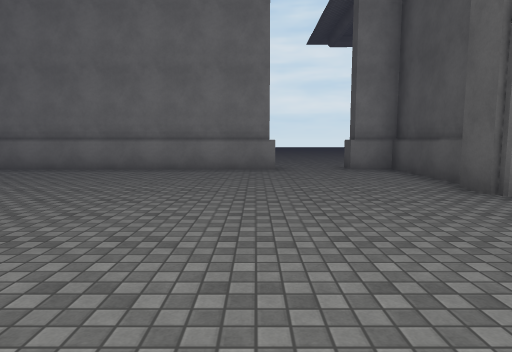
View 1 (above)

18 first-person views from a walk through a scene from a Unity 3-D project. The camera is 1.4 m above the floor, tilts 6° down and sees 75° across. The floor is counted in squares, 2 m on a side. Each view is taken from the middle of a square. On the plan, view 1 faces up. The plan holds only what a view shows up to about 10 squares ahead; the rest is blank. The place goes on beyond the plan. Surface patterns are stand-ins for the level's own textures.

View 2
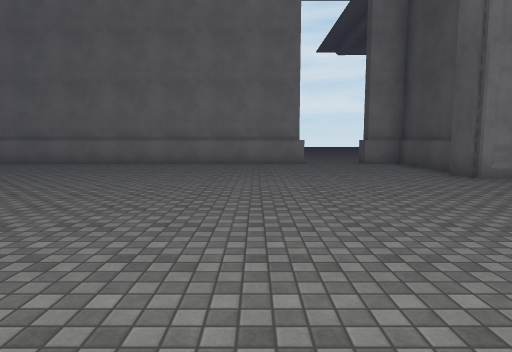

View 3
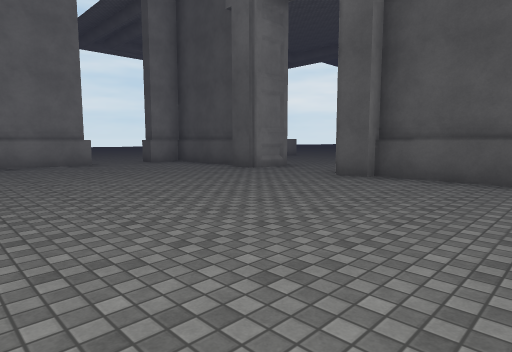

View 4
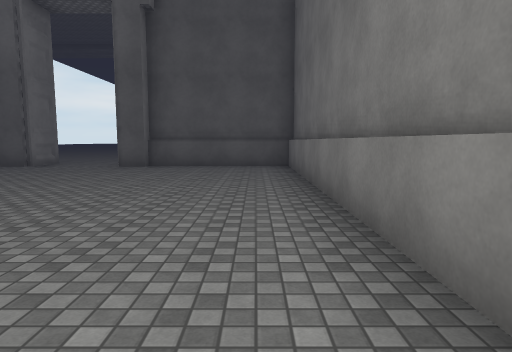

View 5
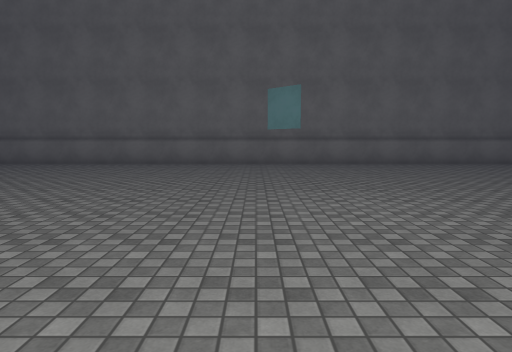

View 6
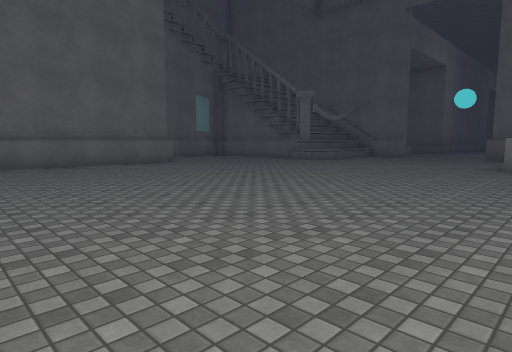

View 7
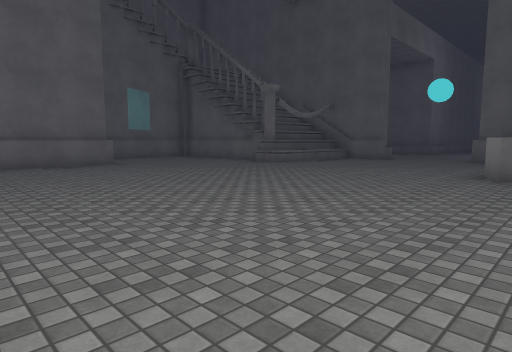

View 8
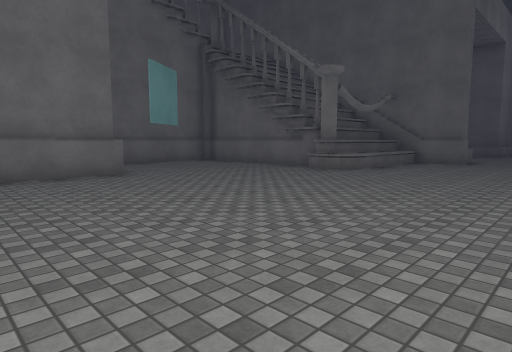

View 9
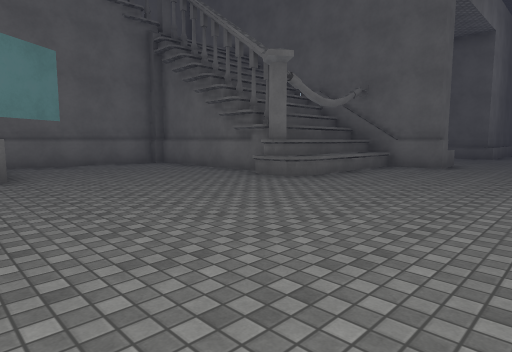

View 10
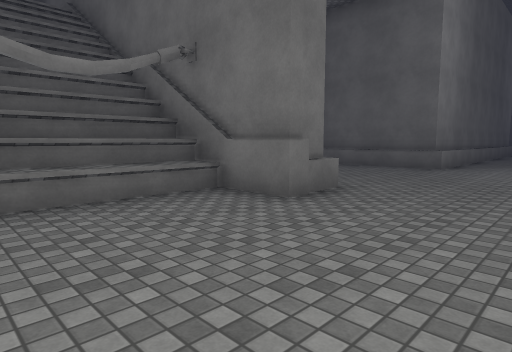

View 11
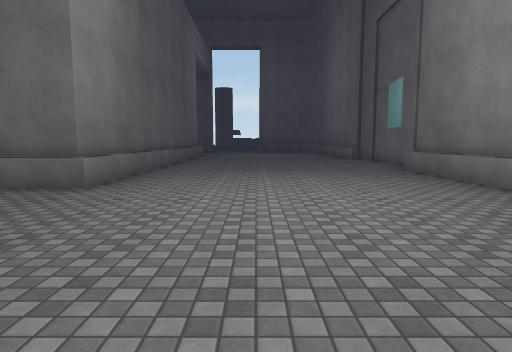

View 12
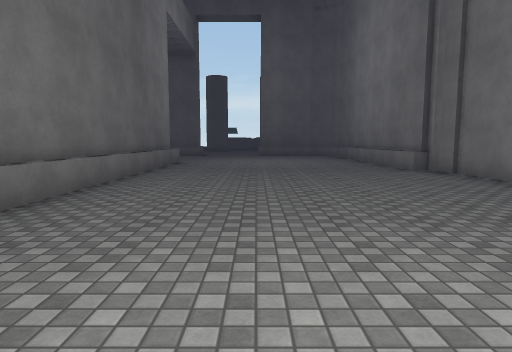

View 13
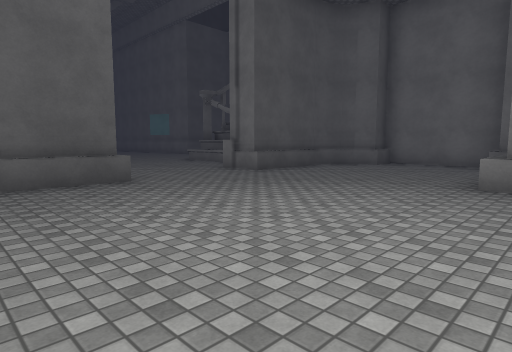

View 14
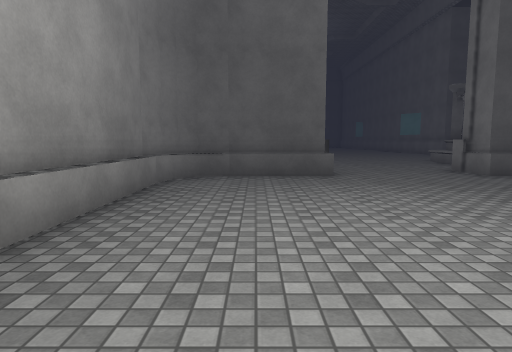

View 15
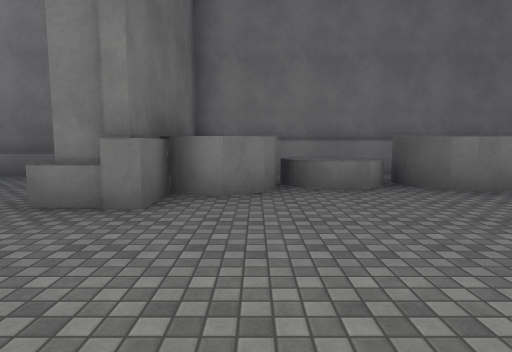

View 16
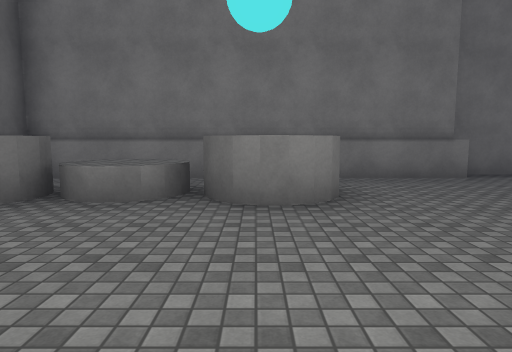

View 17
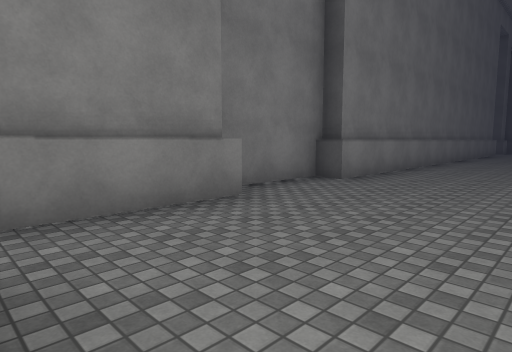

View 18
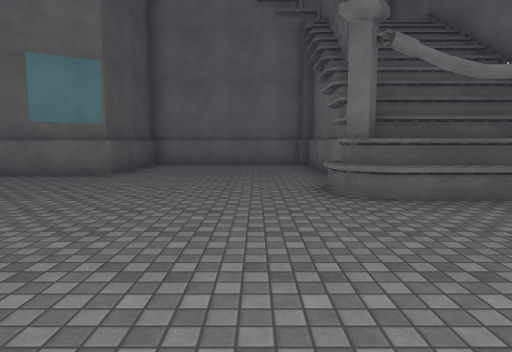

### Floor plan
Key: @ floor where view 1 was taken; # wall or solid block; . floor; = window, fence, low wall or low ledge; ^ raised ledge.
Columns run from 40 left of view 1 to 5 right of it. Each row starts with its distance up from view 1.
 10                                          ..
  9                        ######            ..
  8 ############### ########....#############..#
  7 ..............=#^^^^ ^.....................#
  6 ...............#^^^^^^.....................#
  5 ...............##..........................##
  4 ..............................................
  3 ..............................................
  2 .............................................
  1 ###########....##..........................##
  0           #....#^^^^....................@..#
 -1           #....#####.......................#
 -2           #...##   #.......................#
 -3           #####    #....####################
 -4                    #....#
 -5                    #....#
 -6                    ######

Where each view was taken, in squares from view 1:
view 1: 0 up, 0 right, facing up
view 2: 2 down, 1 left, facing up
view 3: 2 down, 3 left, facing up-right
view 4: 2 down, 6 left, facing right
view 5: 7 up, 8 left, facing down
view 6: 7 up, 10 left, facing down-left
view 7: 7 up, 12 left, facing down-left
view 8: 4 up, 13 left, facing down-left
view 9: 4 up, 15 left, facing down-left
view 10: 4 up, 21 left, facing down-left
view 11: 4 up, 25 left, facing left
view 12: 4 up, 30 left, facing left
view 13: 7 up, 31 left, facing down-right
view 14: 6 up, 32 left, facing right
view 15: 1 up, 23 left, facing up
view 16: 2 up, 20 left, facing up
view 17: 5 up, 19 left, facing up-right
view 18: 4 up, 19 left, facing down
